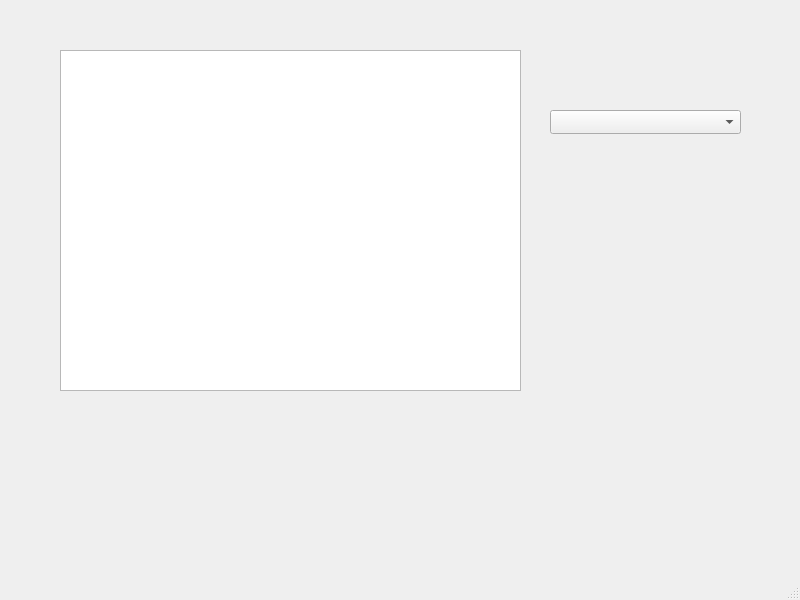
<?xml version="1.0" encoding="UTF-8"?>
<ui version="4.0">
 <class>MainWindow</class>
 <widget class="QMainWindow" name="MainWindow">
  <property name="geometry">
   <rect>
    <x>0</x>
    <y>0</y>
    <width>800</width>
    <height>600</height>
   </rect>
  </property>
  <property name="windowTitle">
   <string>MainWindow</string>
  </property>
  <widget class="QWidget" name="centralwidget">
   <widget class="QComboBox" name="comboBox_Client_List">
    <property name="geometry">
     <rect>
      <x>550</x>
      <y>110</y>
      <width>191</width>
      <height>24</height>
     </rect>
    </property>
   </widget>
   <widget class="QTextEdit" name="textEdit_Client_Messages">
    <property name="geometry">
     <rect>
      <x>60</x>
      <y>50</y>
      <width>461</width>
      <height>341</height>
     </rect>
    </property>
   </widget>
  </widget>
  <widget class="QMenuBar" name="menubar">
   <property name="geometry">
    <rect>
     <x>0</x>
     <y>0</y>
     <width>800</width>
     <height>21</height>
    </rect>
   </property>
  </widget>
  <widget class="QStatusBar" name="statusbar"/>
 </widget>
 <resources/>
 <connections/>
</ui>
